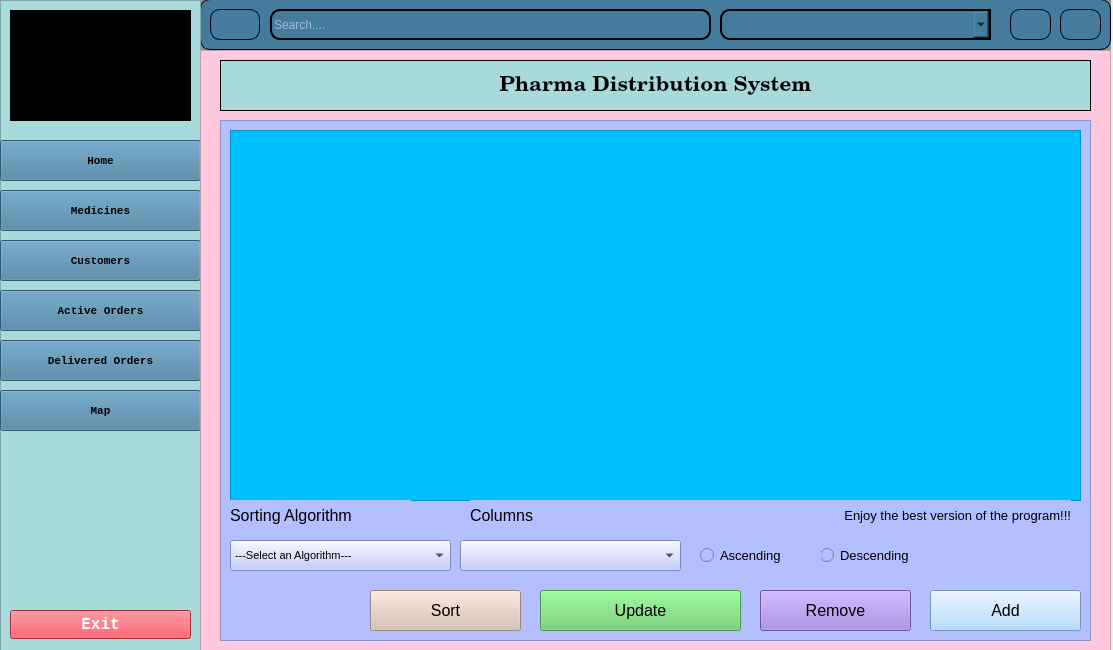
<?xml version="1.0" encoding="UTF-8"?>
<ui version="4.0">
 <class>MainWindow</class>
 <widget class="QMainWindow" name="MainWindow">
  <property name="geometry">
   <rect>
    <x>0</x>
    <y>0</y>
    <width>1113</width>
    <height>650</height>
   </rect>
  </property>
  <property name="windowTitle">
   <string>MainWindow</string>
  </property>
  <widget class="QWidget" name="centralwidget">
   <widget class="QWidget" name="widget_3" native="true">
    <property name="geometry">
     <rect>
      <x>0</x>
      <y>-10</y>
      <width>1111</width>
      <height>661</height>
     </rect>
    </property>
    <property name="styleSheet">
     <string notr="true">
background-color: rgb(144, 144, 144);</string>
    </property>
    <widget class="QWidget" name="widget" native="true">
     <property name="geometry">
      <rect>
       <x>200</x>
       <y>9</y>
       <width>911</width>
       <height>51</height>
      </rect>
     </property>
     <property name="minimumSize">
      <size>
       <width>0</width>
       <height>40</height>
      </size>
     </property>
     <property name="styleSheet">
      <string notr="true">background-color: #457b9d;
border-radius: 10px;



border: 1px solid black;
</string>
     </property>
     <widget class="QPushButton" name="pushButton_13">
      <property name="geometry">
       <rect>
        <x>10</x>
        <y>10</y>
        <width>50</width>
        <height>31</height>
       </rect>
      </property>
      <property name="maximumSize">
       <size>
        <width>50</width>
        <height>50</height>
       </size>
      </property>
      <property name="text">
       <string/>
      </property>
      <property name="icon">
       <iconset>
        <normaloff>../icon/window-split-horizontal-128.gif</normaloff>../icon/window-split-horizontal-128.gif</iconset>
      </property>
      <property name="iconSize">
       <size>
        <width>20</width>
        <height>20</height>
       </size>
      </property>
      <property name="checkable">
       <bool>true</bool>
      </property>
     </widget>
     <widget class="QPushButton" name="btnSearch">
      <property name="geometry">
       <rect>
        <x>810</x>
        <y>10</y>
        <width>41</width>
        <height>31</height>
       </rect>
      </property>
      <property name="text">
       <string/>
      </property>
      <property name="icon">
       <iconset>
        <normaloff>../icon/search.gif</normaloff>../icon/search.gif</iconset>
      </property>
     </widget>
     <widget class="QLineEdit" name="txtSearch">
      <property name="geometry">
       <rect>
        <x>70</x>
        <y>10</y>
        <width>441</width>
        <height>31</height>
       </rect>
      </property>
      <property name="styleSheet">
       <string notr="true">color: #fff;
border-radius: 10px; /* Sets a border radius of 10 pixels */
border: 2px solid black; /* Sets a black border with a width of 2 pixels */
</string>
      </property>
      <property name="placeholderText">
       <string>Search....</string>
      </property>
     </widget>
     <widget class="QPushButton" name="btnClose">
      <property name="geometry">
       <rect>
        <x>860</x>
        <y>10</y>
        <width>41</width>
        <height>31</height>
       </rect>
      </property>
      <property name="text">
       <string/>
      </property>
      <property name="icon">
       <iconset>
        <normaloff>../icon/exist.gif</normaloff>../icon/exist.gif</iconset>
      </property>
      <property name="iconSize">
       <size>
        <width>16</width>
        <height>16</height>
       </size>
      </property>
     </widget>
     <widget class="QComboBox" name="comboColumns">
      <property name="geometry">
       <rect>
        <x>520</x>
        <y>10</y>
        <width>271</width>
        <height>31</height>
       </rect>
      </property>
      <property name="styleSheet">
       <string notr="true">border-top-right-radius: 0px;
border-bottom-right-radius: 0px;
border: 2px solid black;</string>
      </property>
     </widget>
    </widget>
    <widget class="QFrame" name="frame">
     <property name="geometry">
      <rect>
       <x>0</x>
       <y>10</y>
       <width>201</width>
       <height>651</height>
      </rect>
     </property>
     <property name="styleSheet">
      <string notr="true">background-color:#a8dadc;</string>
     </property>
     <property name="frameShape">
      <enum>QFrame::StyledPanel</enum>
     </property>
     <property name="frameShadow">
      <enum>QFrame::Raised</enum>
     </property>
     <widget class="QPushButton" name="btnHome">
      <property name="geometry">
       <rect>
        <x>0</x>
        <y>140</y>
        <width>201</width>
        <height>41</height>
       </rect>
      </property>
      <property name="font">
       <font>
        <family>Courier New</family>
        <pointsize>8</pointsize>
        <weight>75</weight>
        <bold>true</bold>
       </font>
      </property>
      <property name="styleSheet">
       <string notr="true">background-color: rgb(69, 123, 157);</string>
      </property>
      <property name="text">
       <string>Home</string>
      </property>
      <property name="icon">
       <iconset>
        <normaloff>../icon/home.gif</normaloff>../icon/home.gif</iconset>
      </property>
      <property name="checkable">
       <bool>true</bool>
      </property>
      <property name="autoExclusive">
       <bool>true</bool>
      </property>
     </widget>
     <widget class="QPushButton" name="btnMap">
      <property name="geometry">
       <rect>
        <x>0</x>
        <y>390</y>
        <width>201</width>
        <height>41</height>
       </rect>
      </property>
      <property name="font">
       <font>
        <family>Courier New</family>
        <pointsize>8</pointsize>
        <weight>75</weight>
        <bold>true</bold>
       </font>
      </property>
      <property name="styleSheet">
       <string notr="true">background-color: rgb(69, 123, 157);</string>
      </property>
      <property name="text">
       <string>Map</string>
      </property>
      <property name="icon">
       <iconset>
        <normaloff>../icon/location.gif</normaloff>../icon/location.gif</iconset>
      </property>
      <property name="checkable">
       <bool>true</bool>
      </property>
      <property name="autoExclusive">
       <bool>true</bool>
      </property>
     </widget>
     <widget class="QPushButton" name="btnDOrders">
      <property name="geometry">
       <rect>
        <x>0</x>
        <y>340</y>
        <width>201</width>
        <height>41</height>
       </rect>
      </property>
      <property name="font">
       <font>
        <family>Courier New</family>
        <pointsize>8</pointsize>
        <weight>75</weight>
        <bold>true</bold>
       </font>
      </property>
      <property name="styleSheet">
       <string notr="true">background-color: rgb(69, 123, 157);</string>
      </property>
      <property name="text">
       <string>Delivered Orders</string>
      </property>
      <property name="icon">
       <iconset>
        <normaloff>../icon/delivered.gif</normaloff>../icon/delivered.gif</iconset>
      </property>
      <property name="checkable">
       <bool>true</bool>
      </property>
      <property name="autoExclusive">
       <bool>true</bool>
      </property>
     </widget>
     <widget class="QPushButton" name="btnCustomers">
      <property name="geometry">
       <rect>
        <x>0</x>
        <y>240</y>
        <width>201</width>
        <height>41</height>
       </rect>
      </property>
      <property name="font">
       <font>
        <family>Courier New</family>
        <pointsize>8</pointsize>
        <weight>75</weight>
        <bold>true</bold>
       </font>
      </property>
      <property name="styleSheet">
       <string notr="true">background-color: rgb(69, 123, 157);</string>
      </property>
      <property name="text">
       <string>Customers</string>
      </property>
      <property name="icon">
       <iconset>
        <normaloff>../icon/customers.gif</normaloff>../icon/customers.gif</iconset>
      </property>
      <property name="checkable">
       <bool>true</bool>
      </property>
      <property name="autoExclusive">
       <bool>true</bool>
      </property>
     </widget>
     <widget class="QPushButton" name="btnAOrders">
      <property name="geometry">
       <rect>
        <x>0</x>
        <y>290</y>
        <width>201</width>
        <height>41</height>
       </rect>
      </property>
      <property name="font">
       <font>
        <family>Courier New</family>
        <pointsize>8</pointsize>
        <weight>75</weight>
        <bold>true</bold>
       </font>
      </property>
      <property name="styleSheet">
       <string notr="true">background-color: #457b9d;</string>
      </property>
      <property name="text">
       <string>Active Orders</string>
      </property>
      <property name="icon">
       <iconset>
        <normaloff>../icon/incoming-order.gif</normaloff>../icon/incoming-order.gif</iconset>
      </property>
      <property name="checkable">
       <bool>true</bool>
      </property>
      <property name="autoExclusive">
       <bool>true</bool>
      </property>
     </widget>
     <widget class="QPushButton" name="btnExit">
      <property name="geometry">
       <rect>
        <x>10</x>
        <y>610</y>
        <width>181</width>
        <height>29</height>
       </rect>
      </property>
      <property name="font">
       <font>
        <family>Courier New</family>
        <pointsize>12</pointsize>
        <weight>75</weight>
        <bold>true</bold>
       </font>
      </property>
      <property name="styleSheet">
       <string notr="true">background-color: #e63946;
color: rgb(255, 255, 255);</string>
      </property>
      <property name="text">
       <string>Exit</string>
      </property>
      <property name="icon">
       <iconset>
        <normaloff>:/icon/icon/exist.gif</normaloff>:/icon/icon/exist.gif</iconset>
      </property>
     </widget>
     <widget class="QPushButton" name="pushButton">
      <property name="geometry">
       <rect>
        <x>10</x>
        <y>10</y>
        <width>181</width>
        <height>111</height>
       </rect>
      </property>
      <property name="styleSheet">
       <string notr="true">border: 100px solid black;
border-radius: 15px;</string>
      </property>
      <property name="text">
       <string/>
      </property>
      <property name="icon">
       <iconset>
        <normaloff>../../medicine.jpg</normaloff>../../medicine.jpg</iconset>
      </property>
      <property name="iconSize">
       <size>
        <width>300</width>
        <height>250</height>
       </size>
      </property>
      <property name="autoRepeat">
       <bool>false</bool>
      </property>
      <property name="autoExclusive">
       <bool>false</bool>
      </property>
     </widget>
     <widget class="QPushButton" name="btnMedicines">
      <property name="geometry">
       <rect>
        <x>0</x>
        <y>190</y>
        <width>201</width>
        <height>41</height>
       </rect>
      </property>
      <property name="font">
       <font>
        <family>Courier New</family>
        <pointsize>8</pointsize>
        <weight>75</weight>
        <bold>true</bold>
       </font>
      </property>
      <property name="styleSheet">
       <string notr="true">background-color: rgb(69, 123, 157);</string>
      </property>
      <property name="text">
       <string>Medicines</string>
      </property>
      <property name="icon">
       <iconset>
        <normaloff>../icon/side-bar.gif</normaloff>../icon/side-bar.gif</iconset>
      </property>
      <property name="checkable">
       <bool>true</bool>
      </property>
      <property name="autoExclusive">
       <bool>true</bool>
      </property>
     </widget>
    </widget>
    <widget class="QFrame" name="mainBody">
     <property name="geometry">
      <rect>
       <x>200</x>
       <y>60</y>
       <width>911</width>
       <height>601</height>
      </rect>
     </property>
     <property name="styleSheet">
      <string notr="true">background-color:#ffc8dd;</string>
     </property>
     <property name="frameShape">
      <enum>QFrame::StyledPanel</enum>
     </property>
     <property name="frameShadow">
      <enum>QFrame::Raised</enum>
     </property>
     <widget class="QLabel" name="label">
      <property name="geometry">
       <rect>
        <x>20</x>
        <y>10</y>
        <width>871</width>
        <height>51</height>
       </rect>
      </property>
      <property name="font">
       <font>
        <family>Century Schoolbook</family>
        <pointsize>16</pointsize>
        <weight>75</weight>
        <bold>true</bold>
       </font>
      </property>
      <property name="styleSheet">
       <string notr="true">background-color:#a8dadc;
border: 1px solid black;</string>
      </property>
      <property name="text">
       <string>Pharma Distribution System</string>
      </property>
      <property name="alignment">
       <set>Qt::AlignCenter</set>
      </property>
     </widget>
     <widget class="QLabel" name="icon">
      <property name="geometry">
       <rect>
        <x>290</x>
        <y>180</y>
        <width>271</width>
        <height>281</height>
       </rect>
      </property>
      <property name="text">
       <string/>
      </property>
      <property name="pixmap">
       <pixmap>../../../../Downloads/drugstore_4320337.png</pixmap>
      </property>
      <property name="scaledContents">
       <bool>true</bool>
      </property>
     </widget>
     <widget class="QFrame" name="frameSecond">
      <property name="geometry">
       <rect>
        <x>20</x>
        <y>70</y>
        <width>871</width>
        <height>521</height>
       </rect>
      </property>
      <property name="styleSheet">
       <string notr="true">background-color: rgb(180, 191, 255);</string>
      </property>
      <property name="frameShape">
       <enum>QFrame::StyledPanel</enum>
      </property>
      <property name="frameShadow">
       <enum>QFrame::Raised</enum>
      </property>
      <widget class="QTableView" name="tableView">
       <property name="geometry">
        <rect>
         <x>10</x>
         <y>10</y>
         <width>851</width>
         <height>371</height>
        </rect>
       </property>
       <property name="styleSheet">
        <string notr="true">background-color: rgb(0, 191, 255);</string>
       </property>
      </widget>
      <widget class="QComboBox" name="comboAlgos">
       <property name="geometry">
        <rect>
         <x>10</x>
         <y>420</y>
         <width>221</width>
         <height>31</height>
        </rect>
       </property>
       <property name="font">
        <font>
         <pointsize>8</pointsize>
        </font>
       </property>
       <item>
        <property name="text">
         <string>---Select an Algorithm---</string>
        </property>
       </item>
       <item>
        <property name="text">
         <string>Bubble Sort</string>
        </property>
       </item>
       <item>
        <property name="text">
         <string>Insertion Sort</string>
        </property>
       </item>
       <item>
        <property name="text">
         <string>Merge Sort</string>
        </property>
       </item>
       <item>
        <property name="text">
         <string>Quick Sort</string>
        </property>
       </item>
       <item>
        <property name="text">
         <string>Selection Sort</string>
        </property>
       </item>
       <item>
        <property name="text">
         <string>Counting Sort</string>
        </property>
       </item>
       <item>
        <property name="text">
         <string>Shell Sort</string>
        </property>
       </item>
      </widget>
      <widget class="QLabel" name="labelColumns">
       <property name="geometry">
        <rect>
         <x>250</x>
         <y>380</y>
         <width>131</width>
         <height>31</height>
        </rect>
       </property>
       <property name="font">
        <font>
         <pointsize>12</pointsize>
        </font>
       </property>
       <property name="text">
        <string>Columns</string>
       </property>
      </widget>
      <widget class="QPushButton" name="btnAdd">
       <property name="geometry">
        <rect>
         <x>710</x>
         <y>470</y>
         <width>151</width>
         <height>41</height>
        </rect>
       </property>
       <property name="font">
        <font>
         <pointsize>12</pointsize>
        </font>
       </property>
       <property name="styleSheet">
        <string notr="true">QPushButton {
	background-color: #a2d2ff;
    color: black;
}

QPushButton:hover {
	background-color: #bde0fe;
}

QPushButton:pressed {
	background-color: #a2d2ff;
}</string>
       </property>
       <property name="text">
        <string>Add</string>
       </property>
      </widget>
      <widget class="QPushButton" name="btnUpdate">
       <property name="geometry">
        <rect>
         <x>320</x>
         <y>470</y>
         <width>201</width>
         <height>41</height>
        </rect>
       </property>
       <property name="font">
        <font>
         <pointsize>12</pointsize>
        </font>
       </property>
       <property name="styleSheet">
        <string notr="true">QPushButton {
    background-color: #66cc66; 
    color: black;
}

QPushButton:hover {
    background-color: #ccffcc; 
}

QPushButton:pressed {
    background-color: #99ff99;
}
</string>
       </property>
       <property name="text">
        <string>Update</string>
       </property>
      </widget>
      <widget class="QLabel" name="txtComments">
       <property name="geometry">
        <rect>
         <x>380</x>
         <y>380</y>
         <width>471</width>
         <height>31</height>
        </rect>
       </property>
       <property name="font">
        <font>
         <pointsize>10</pointsize>
        </font>
       </property>
       <property name="text">
        <string>Enjoy the best version of the program!!!</string>
       </property>
       <property name="alignment">
        <set>Qt::AlignRight|Qt::AlignTrailing|Qt::AlignVCenter</set>
       </property>
      </widget>
      <widget class="QRadioButton" name="radioDes">
       <property name="geometry">
        <rect>
         <x>600</x>
         <y>420</y>
         <width>141</width>
         <height>31</height>
        </rect>
       </property>
       <property name="font">
        <font>
         <pointsize>10</pointsize>
         <weight>50</weight>
         <bold>false</bold>
        </font>
       </property>
       <property name="text">
        <string>Descending</string>
       </property>
      </widget>
      <widget class="QPushButton" name="btnSort">
       <property name="geometry">
        <rect>
         <x>150</x>
         <y>470</y>
         <width>151</width>
         <height>41</height>
        </rect>
       </property>
       <property name="font">
        <font>
         <pointsize>12</pointsize>
        </font>
       </property>
       <property name="styleSheet">
        <string notr="true">QPushButton {
	background-color: #d5bdaf;
    color: black;
}

QPushButton:hover {
	background-color: #e3d5ca;
}

QPushButton:pressed {
	background-color: #d5bdaf;
}
</string>
       </property>
       <property name="text">
        <string>Sort</string>
       </property>
      </widget>
      <widget class="QComboBox" name="comboColumns2">
       <property name="geometry">
        <rect>
         <x>240</x>
         <y>420</y>
         <width>221</width>
         <height>31</height>
        </rect>
       </property>
      </widget>
      <widget class="QRadioButton" name="radioAsc">
       <property name="geometry">
        <rect>
         <x>480</x>
         <y>420</y>
         <width>121</width>
         <height>31</height>
        </rect>
       </property>
       <property name="font">
        <font>
         <pointsize>10</pointsize>
         <weight>50</weight>
         <bold>false</bold>
        </font>
       </property>
       <property name="text">
        <string>Ascending</string>
       </property>
      </widget>
      <widget class="QLabel" name="labelAlgos">
       <property name="geometry">
        <rect>
         <x>10</x>
         <y>380</y>
         <width>181</width>
         <height>31</height>
        </rect>
       </property>
       <property name="font">
        <font>
         <pointsize>12</pointsize>
        </font>
       </property>
       <property name="text">
        <string>Sorting Algorithm</string>
       </property>
      </widget>
      <widget class="QPushButton" name="btnRemove">
       <property name="geometry">
        <rect>
         <x>540</x>
         <y>470</y>
         <width>151</width>
         <height>41</height>
        </rect>
       </property>
       <property name="font">
        <font>
         <pointsize>12</pointsize>
        </font>
       </property>
       <property name="styleSheet">
        <string notr="true">QPushButton {
    background-color: #9977dd; 
    color: black;
}

QPushButton:hover {
    background-color: #6699cc;
}

QPushButton:pressed {
    background-color: #66cccc; 
}
</string>
       </property>
       <property name="text">
        <string>Remove</string>
       </property>
      </widget>
     </widget>
    </widget>
   </widget>
  </widget>
 </widget>
 <resources/>
 <connections/>
</ui>
